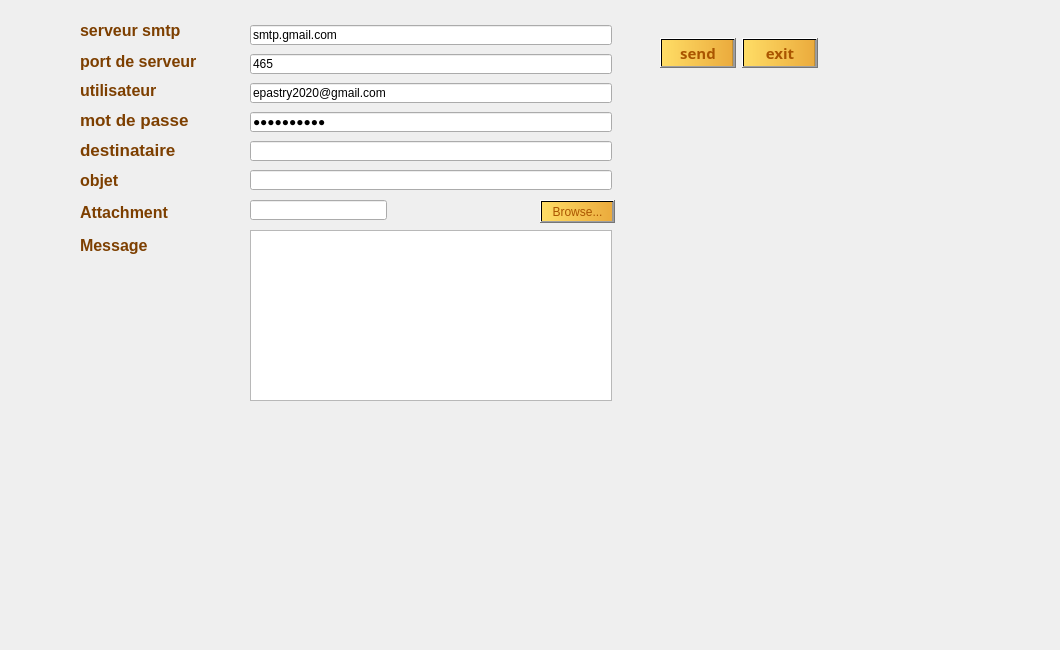
   <widget class="QWidget" name="tab_2">
    <attribute name="title">
     <string>Mailing</string>
    </attribute>
    <widget class="QLabel" name="label_129">
     <property name="geometry">
      <rect>
       <x>80</x>
       <y>20</y>
       <width>106</width>
       <height>20</height>
      </rect>
     </property>
     <property name="palette">
      <palette>
       <active>
        <colorrole role="WindowText">
         <brush brushstyle="SolidPattern">
          <color alpha="255">
           <red>125</red>
           <green>63</green>
           <blue>0</blue>
          </color>
         </brush>
        </colorrole>
        <colorrole role="Text">
         <brush brushstyle="SolidPattern">
          <color alpha="255">
           <red>125</red>
           <green>63</green>
           <blue>0</blue>
          </color>
         </brush>
        </colorrole>
        <colorrole role="ButtonText">
         <brush brushstyle="SolidPattern">
          <color alpha="255">
           <red>125</red>
           <green>63</green>
           <blue>0</blue>
          </color>
         </brush>
        </colorrole>
        <colorrole role="PlaceholderText">
         <brush brushstyle="NoBrush">
          <color alpha="128">
           <red>125</red>
           <green>63</green>
           <blue>0</blue>
          </color>
         </brush>
        </colorrole>
       </active>
       <inactive>
        <colorrole role="WindowText">
         <brush brushstyle="SolidPattern">
          <color alpha="255">
           <red>125</red>
           <green>63</green>
           <blue>0</blue>
          </color>
         </brush>
        </colorrole>
        <colorrole role="Text">
         <brush brushstyle="SolidPattern">
          <color alpha="255">
           <red>125</red>
           <green>63</green>
           <blue>0</blue>
          </color>
         </brush>
        </colorrole>
        <colorrole role="ButtonText">
         <brush brushstyle="SolidPattern">
          <color alpha="255">
           <red>125</red>
           <green>63</green>
           <blue>0</blue>
          </color>
         </brush>
        </colorrole>
        <colorrole role="PlaceholderText">
         <brush brushstyle="NoBrush">
          <color alpha="128">
           <red>125</red>
           <green>63</green>
           <blue>0</blue>
          </color>
         </brush>
        </colorrole>
       </inactive>
       <disabled>
        <colorrole role="WindowText">
         <brush brushstyle="SolidPattern">
          <color alpha="255">
           <red>125</red>
           <green>63</green>
           <blue>0</blue>
          </color>
         </brush>
        </colorrole>
        <colorrole role="Text">
         <brush brushstyle="SolidPattern">
          <color alpha="255">
           <red>125</red>
           <green>63</green>
           <blue>0</blue>
          </color>
         </brush>
        </colorrole>
        <colorrole role="ButtonText">
         <brush brushstyle="SolidPattern">
          <color alpha="255">
           <red>125</red>
           <green>63</green>
           <blue>0</blue>
          </color>
         </brush>
        </colorrole>
        <colorrole role="PlaceholderText">
         <brush brushstyle="NoBrush">
          <color alpha="128">
           <red>125</red>
           <green>63</green>
           <blue>0</blue>
          </color>
         </brush>
        </colorrole>
       </disabled>
      </palette>
     </property>
     <property name="font">
      <font>
       <pointsize>12</pointsize>
       <weight>75</weight>
       <bold>true</bold>
       <underline>false</underline>
      </font>
     </property>
     <property name="autoFillBackground">
      <bool>false</bool>
     </property>
     <property name="styleSheet">
      <string notr="true">color: rgb(125, 63, 0);
</string>
     </property>
     <property name="lineWidth">
      <number>1</number>
     </property>
     <property name="text">
      <string>serveur smtp</string>
     </property>
    </widget>
    <widget class="QLabel" name="label_128">
     <property name="geometry">
      <rect>
       <x>80</x>
       <y>220</y>
       <width>231</width>
       <height>51</height>
      </rect>
     </property>
     <property name="font">
      <font>
       <pointsize>12</pointsize>
       <weight>75</weight>
       <bold>true</bold>
       <underline>false</underline>
      </font>
     </property>
     <property name="styleSheet">
      <string notr="true">color: rgb(125, 63, 0);</string>
     </property>
     <property name="text">
      <string>Message</string>
     </property>
    </widget>
    <widget class="QLineEdit" name="subject">
     <property name="geometry">
      <rect>
       <x>250</x>
       <y>170</y>
       <width>362</width>
       <height>20</height>
      </rect>
     </property>
    </widget>
    <widget class="QPlainTextEdit" name="msg">
     <property name="geometry">
      <rect>
       <x>250</x>
       <y>230</y>
       <width>362</width>
       <height>171</height>
      </rect>
     </property>
    </widget>
    <widget class="QLabel" name="label_126">
     <property name="geometry">
      <rect>
       <x>80</x>
       <y>51</y>
       <width>131</width>
       <height>20</height>
      </rect>
     </property>
     <property name="font">
      <font>
       <pointsize>12</pointsize>
       <weight>75</weight>
       <bold>true</bold>
       <underline>false</underline>
      </font>
     </property>
     <property name="styleSheet">
      <string notr="true">color: rgb(125, 63, 0);
</string>
     </property>
     <property name="text">
      <string>port de serveur </string>
     </property>
    </widget>
    <widget class="QLabel" name="label_123">
     <property name="geometry">
      <rect>
       <x>80</x>
       <y>170</y>
       <width>67</width>
       <height>20</height>
      </rect>
     </property>
     <property name="font">
      <font>
       <pointsize>12</pointsize>
       <weight>75</weight>
       <bold>true</bold>
       <underline>false</underline>
      </font>
     </property>
     <property name="styleSheet">
      <string notr="true">color: rgb(125, 63, 0);</string>
     </property>
     <property name="text">
      <string>objet</string>
     </property>
    </widget>
    <widget class="QLineEdit" name="rcpt">
     <property name="geometry">
      <rect>
       <x>250</x>
       <y>141</y>
       <width>362</width>
       <height>20</height>
      </rect>
     </property>
    </widget>
    <widget class="QLineEdit" name="port">
     <property name="geometry">
      <rect>
       <x>250</x>
       <y>54</y>
       <width>362</width>
       <height>20</height>
      </rect>
     </property>
     <property name="text">
      <string>465</string>
     </property>
    </widget>
    <widget class="QLineEdit" name="server">
     <property name="geometry">
      <rect>
       <x>250</x>
       <y>25</y>
       <width>362</width>
       <height>20</height>
      </rect>
     </property>
     <property name="text">
      <string>smtp.gmail.com</string>
     </property>
    </widget>
    <widget class="QLineEdit" name="uname">
     <property name="geometry">
      <rect>
       <x>250</x>
       <y>83</y>
       <width>362</width>
       <height>20</height>
      </rect>
     </property>
     <property name="text">
      <string>epastry2020@gmail.com</string>
     </property>
    </widget>
    <widget class="QLabel" name="label_124">
     <property name="geometry">
      <rect>
       <x>80</x>
       <y>109</y>
       <width>121</width>
       <height>21</height>
      </rect>
     </property>
     <property name="font">
      <font>
       <pointsize>13</pointsize>
       <weight>75</weight>
       <bold>true</bold>
       <underline>false</underline>
      </font>
     </property>
     <property name="styleSheet">
      <string notr="true">color: rgb(125, 63, 0);</string>
     </property>
     <property name="text">
      <string>mot de passe</string>
     </property>
    </widget>
    <widget class="QLineEdit" name="paswd">
     <property name="geometry">
      <rect>
       <x>250</x>
       <y>112</y>
       <width>362</width>
       <height>20</height>
      </rect>
     </property>
     <property name="inputMask">
      <string/>
     </property>
     <property name="text">
      <string>college159</string>
     </property>
     <property name="echoMode">
      <enum>QLineEdit::Password</enum>
     </property>
    </widget>
    <widget class="QLineEdit" name="file">
     <property name="geometry">
      <rect>
       <x>250</x>
       <y>200</y>
       <width>137</width>
       <height>20</height>
      </rect>
     </property>
     <property name="readOnly">
      <bool>true</bool>
     </property>
    </widget>
    <widget class="QLabel" name="label_125">
     <property name="geometry">
      <rect>
       <x>80</x>
       <y>200</y>
       <width>102</width>
       <height>25</height>
      </rect>
     </property>
     <property name="font">
      <font>
       <pointsize>12</pointsize>
       <weight>75</weight>
       <bold>true</bold>
       <underline>false</underline>
      </font>
     </property>
     <property name="styleSheet">
      <string notr="true">color: rgb(125, 63, 0);</string>
     </property>
     <property name="text">
      <string>Attachment</string>
     </property>
    </widget>
    <widget class="QWidget" name="layoutWidget">
     <property name="geometry">
      <rect>
       <x>660</x>
       <y>30</y>
       <width>158</width>
       <height>46</height>
      </rect>
     </property>
     <layout class="QHBoxLayout" name="horizontalLayout_2">
      <item>
       <widget class="QPushButton" name="sendBtn">
        <property name="font">
         <font>
          <family>Lucida Calligraphy</family>
          <pointsize>11</pointsize>
          <weight>75</weight>
          <bold>true</bold>
         </font>
        </property>
        <property name="styleSheet">
         <string notr="true">background-color: qlineargradient(spread:pad, x1:0, y1:0, x2:1, y2:0, stop:0 rgba(255, 221, 102, 255), stop:0.978814 rgba(235, 171, 61, 255), stop:0.98 rgba(0, 0, 0, 255), stop:1 rgba(0, 0, 0, 0));
color: rgb(170, 85, 0);</string>
        </property>
        <property name="text">
         <string>send</string>
        </property>
       </widget>
      </item>
      <item>
       <widget class="QPushButton" name="exitBtn">
        <property name="font">
         <font>
          <family>Lucida Calligraphy</family>
          <pointsize>11</pointsize>
          <weight>75</weight>
          <bold>true</bold>
         </font>
        </property>
        <property name="styleSheet">
         <string notr="true">background-color: qlineargradient(spread:pad, x1:0, y1:0, x2:1, y2:0, stop:0 rgba(255, 221, 102, 255), stop:0.978814 rgba(235, 171, 61, 255), stop:0.98 rgba(0, 0, 0, 255), stop:1 rgba(0, 0, 0, 0));
color: rgb(170, 85, 0);</string>
        </property>
        <property name="text">
         <string>exit</string>
        </property>
       </widget>
      </item>
     </layout>
    </widget>
    <widget class="QLabel" name="label_130">
     <property name="geometry">
      <rect>
       <x>80</x>
       <y>80</y>
       <width>88</width>
       <height>20</height>
      </rect>
     </property>
     <property name="font">
      <font>
       <pointsize>12</pointsize>
       <weight>75</weight>
       <bold>true</bold>
       <underline>false</underline>
      </font>
     </property>
     <property name="styleSheet">
      <string notr="true">color: rgb(125, 63, 0);</string>
     </property>
     <property name="text">
      <string>utilisateur</string>
     </property>
    </widget>
    <widget class="QLabel" name="label_127">
     <property name="geometry">
      <rect>
       <x>80</x>
       <y>139</y>
       <width>104</width>
       <height>21</height>
      </rect>
     </property>
     <property name="font">
      <font>
       <pointsize>13</pointsize>
       <weight>75</weight>
       <bold>true</bold>
       <underline>false</underline>
      </font>
     </property>
     <property name="styleSheet">
      <string notr="true">color: rgb(125, 63, 0);</string>
     </property>
     <property name="text">
      <string>destinataire</string>
     </property>
    </widget>
    <widget class="QPushButton" name="browseBtn">
     <property name="geometry">
      <rect>
       <x>540</x>
       <y>200</y>
       <width>75</width>
       <height>23</height>
      </rect>
     </property>
     <property name="styleSheet">
      <string notr="true">background-color: qlineargradient(spread:pad, x1:0, y1:0, x2:1, y2:0, stop:0 rgba(255, 221, 102, 255), stop:0.978814 rgba(235, 171, 61, 255), stop:0.98 rgba(0, 0, 0, 255), stop:1 rgba(0, 0, 0, 0));
color: rgb(170, 85, 0);
</string>
     </property>
     <property name="text">
      <string>Browse...</string>
     </property>
    </widget>
    <widget class="QLabel" name="label_3">
     <property name="geometry">
      <rect>
       <x>-30</x>
       <y>-40</y>
       <width>1051</width>
       <height>641</height>
      </rect>
     </property>
     <property name="text">
      <string/>
     </property>
     <property name="pixmap">
      <pixmap>../../../../../../../../../../i/0.png</pixmap>
     </property>
    </widget>
    <zorder>label_3</zorder>
    <zorder>label_129</zorder>
    <zorder>label_128</zorder>
    <zorder>subject</zorder>
    <zorder>msg</zorder>
    <zorder>label_126</zorder>
    <zorder>label_123</zorder>
    <zorder>rcpt</zorder>
    <zorder>port</zorder>
    <zorder>server</zorder>
    <zorder>uname</zorder>
    <zorder>label_124</zorder>
    <zorder>paswd</zorder>
    <zorder>file</zorder>
    <zorder>label_125</zorder>
    <zorder>layoutWidget</zorder>
    <zorder>label_130</zorder>
    <zorder>label_127</zorder>
    <zorder>browseBtn</zorder>
   </widget>
